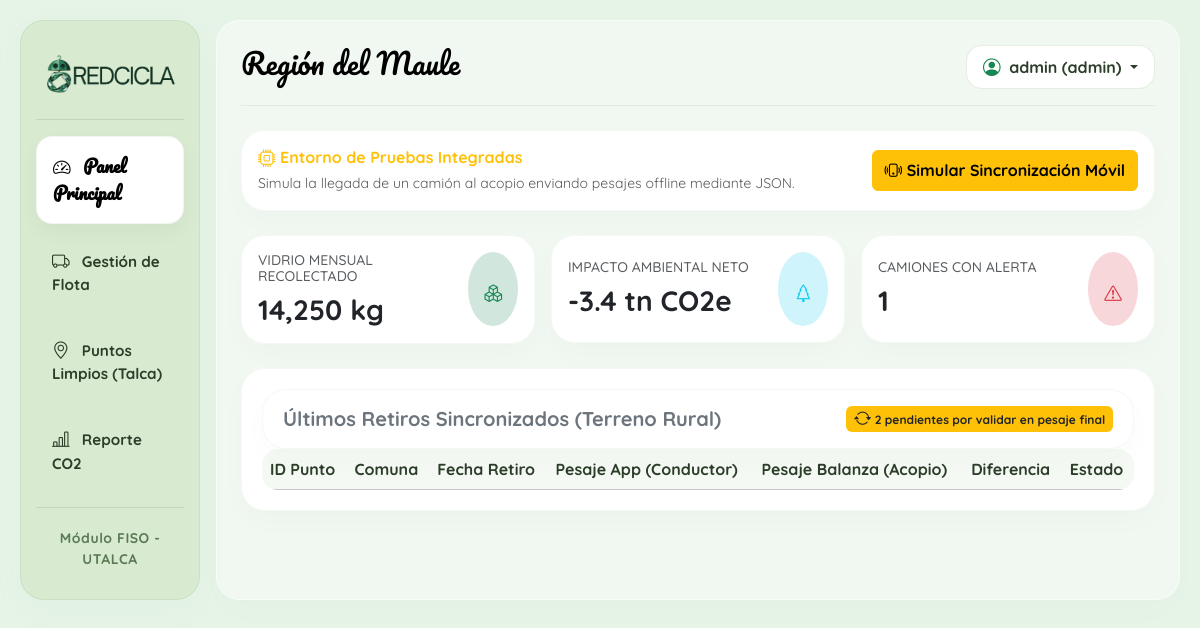
The page / (signed in) on the database as committed earlier.
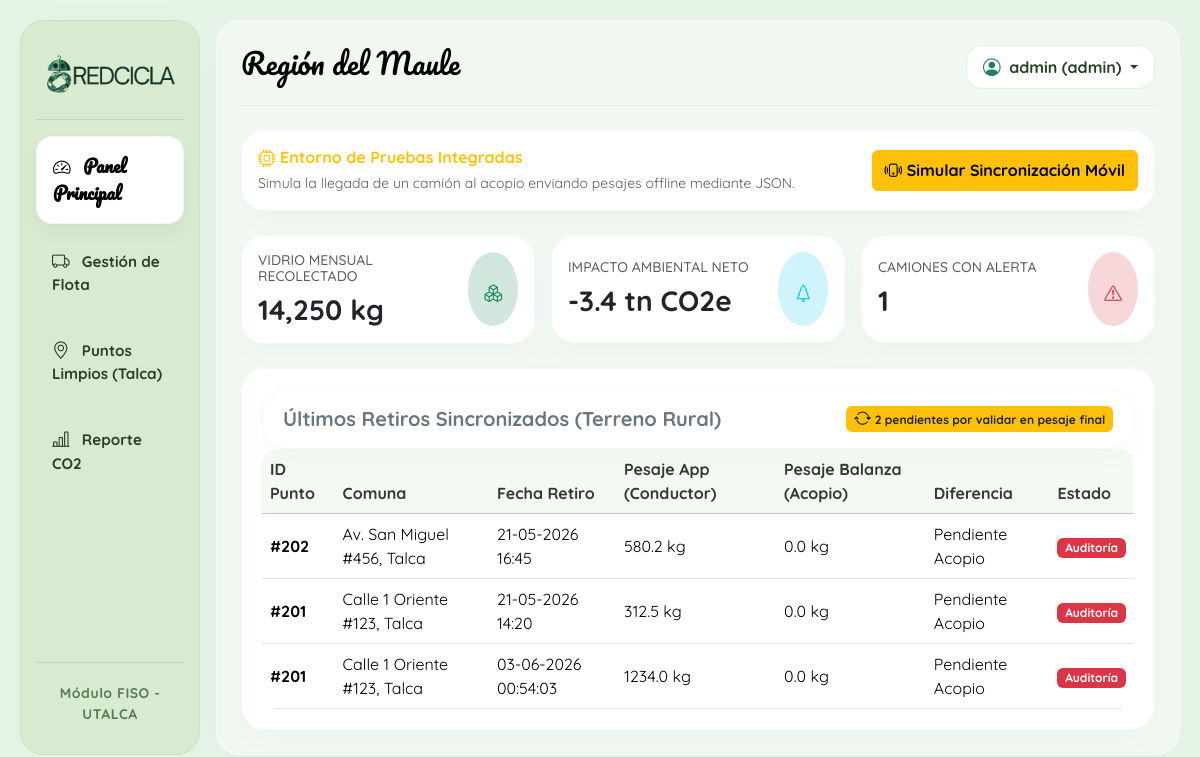
The same page on the database as committed later.
### tables this page shows
CREATE TABLE registros_retiro (
            id INTEGER PRIMARY KEY AUTOINCREMENT, ruta_activa_id INTEGER, punto_id INTEGER,
            fecha_hora TEXT NOT NULL, cantidad_retirada REAL, ruta_img_antes TEXT, ruta_img_despues TEXT,
            estado TEXT DEFAULT 'Pendiente',
            FOREIGN KEY(ruta_activa_id) REFERENCES rutas_activas(id), FOREIGN KEY(punto_id) REFERENCES puntos_reciclaje(id)
        );

CREATE TABLE puntos_reciclaje (
            id INTEGER PRIMARY KEY AUTOINCREMENT, ruta_id INTEGER, zona_id INTEGER, direccion TEXT,
            latitud REAL, longitud REAL, capacidad REAL DEFAULT 0.0, intervalo_recoleccion INTEGER, fecha_ultima_recoleccion TEXT, estado INTEGER,
            FOREIGN KEY(ruta_id) REFERENCES rutas(id), FOREIGN KEY(zona_id) REFERENCES zonas(id)
        );

### main.py (the view)
@app.route('/')
def dashboard():
    if 'usuario_nombre' not in session:
        return redirect(url_for('login'))
    try:
        conexion = sqlite3.connect(DB_PATH)
        cursor = conexion.cursor()
        cursor.execute('''
            SELECT r.punto_id, p.direccion, r.fecha_hora, r.cantidad_retirada, 0.0, r.estado
            FROM registros_retiro r
            JOIN puntos_reciclaje p ON r.punto_id = p.id
            ORDER BY r.id DESC
        ''')
        retiros_db = cursor.fetchall()
    except Exception as e:
        retiros_db = []
    finally:
        if 'conexion' in locals():
            conexion.close()
    return render_template('dashboard.html', retiros=retiros_db, nombre=session.get('usuario_nombre'), rol=session.get('usuario_rol'))

### templates/dashboard.html (shortened to what this page needs)
{% extends 'base.html' %}
{% block content %}
<div class="mb-4 p-3 bg-white rounded shadow-sm d-flex justify-content-between align-items-center border border-warning">
    <div>
        <h6 class="mb-1 text-warning fw-bold"><i class="bi bi-cpu"></i> Entorno de Pruebas Integradas</h6>
        <p class="mb-0 text-muted small">Simula la llegada de un camión al acopio enviando pesajes offline mediante JSON.</p>
    </div>
    <button onclick="simularEnvioCelular()" class="btn btn-warning fw-bold">
        <i class="bi bi-phone-vibrate"></i> Simular Sincronización Móvil
    </button>
</div>
<div class="row g-3 mb-4">
    <div class="col-md-4">
        <div class="card border-0 shadow-sm p-3 border-start border-4 border-success">
            <div class="d-flex justify-content-between align-items-center">
                <div>
                    <h6 class="text-muted text-uppercase small">Vidrio Mensual Recolectado</h6>
                    <h3 class="fw-bold text-dark mb-0">14,250 kg</h3>
                </div>
                <div class="bg-success-subtle p-3 rounded-circle text-success fs-3">
                    <i class="bi bi-boxes"></i>
                </div>
            </div>
        </div>
    </div>
    <div class="col-md-4">
        <div class="card border-0 shadow-sm p-3 border-start border-4 border-info">
            <div class="d-flex justify-content-between align-items-center">
                <div>
                    <h6 class="text-muted text-uppercase small">Impacto Ambiental Neto</h6>
                    <h3 class="fw-bold text-dark mb-0">-3.4 tn CO2e</h3>
                </div>
                <div class="bg-info-subtle p-3 rounded-circle text-info fs-3">
                    <i class="bi bi-tree"></i>
                </div>
            </div>
        </div>
    </div>
    <div class="col-md-4">
        <div class="card border-0 shadow-sm p-3 border-start border-4 border-danger">
            <div class="d-flex justify-content-between align-items-center">
                <div>
                    <h6 class="text-muted text-uppercase small">Camiones con Alerta</h6>
                    <h3 class="fw-bold text-dark mb-0">1</h3>
                </div>
                <div class="bg-danger-subtle p-3 rounded-circle text-danger fs-3">
                    <i class="bi bi-exclamation-triangle"></i>
                </div>
            </div>
        </div>
    </div>
</div>
<div class="card border-0 shadow-sm">
    <div class="card-header bg-white py-3 d-flex justify-content-between align-items-center">
        <h5 class="mb-0 text-secondary fw-bold">Últimos Retiros Sincronizados (Terreno Rural)</h5>
        <span class="badge bg-warning text-dark"><i class="bi bi-arrow-repeat"></i> 2 pendientes por validar en pesaje final</span>
    </div>
    <div class="table-responsive">
        <table class="table table-hover align-middle mb-0">
            <thead class="table-light">
                <tr>
                    <th>ID Punto</th>
                    <th>Comuna</th>
                    <th>Fecha Retiro</th>
                    <th>Pesaje App (Conductor)</th>
                    <th>Pesaje Balanza (Acopio)</th>
                    <th>Diferencia</th>
                    <th>Estado</th>
                </tr>
            </thead>
            <tbody>
                {% for r in retiros %}
                <tr>
                    <td><span class="fw-bold">#{{ r[0] }}</span></td>
                    <td>{{ r[1] }}</td>
                    <td>{{ r[2] }}</td>
                    <td>{{ r[3] }} kg</td>
                    <td>{{ r[4] }} kg</td>
                    <td>
                        {% if r[4] == 0 %}
                            Pendiente Acopio
                        {% else %}
                            {{ r[3] | float | round(2) }} kg
                        {% endif %}
                    </td>
                    <td>
                        {% if r[5] == 'Validado' %}
                            <span class="badge bg-success">Validado</span>
                        {% else %}
                            <span class="badge bg-danger">Auditoría</span>
                        {% endif %}
                    </td>
                </tr>
                {% endfor %}
            </tbody>
        </table>
    </div>
</div>
{% endblock %}

### templates/base.html (shortened to what this page needs)
<!DOCTYPE html>
<html lang="es">
<head>
    <link href="https://cdn.jsdelivr.net/npm/bootstrap@5.3.2/dist/css/bootstrap.min.css" rel="stylesheet">
    <link rel="stylesheet" href="https://cdn.jsdelivr.net/npm/bootstrap-icons@1.11.1/font/bootstrap-icons.css">
</head>
<body>
    <div class="container-fluid main-wrapper">
        <div class="row g-3">
            <div class="col-md-3 col-lg-2">
                <div class="sidebar d-flex flex-column h-100">
                    <div class="text-center my-2">
                        <img src="{{ url_for('static', filename='images/LOGO_TEXTO_BESIDE.png') }}"
                             alt="Logo RedCicla"
                             class="img-fluid px-2"
                             style="max-height: 52px; object-fit: contain;">
                    </div>
                    <hr style="opacity: 0.1; background-color: var(--color-primary-green);">
                    <ul class="nav nav-pills flex-column mb-auto gap-2">
                        <li>
                            <a href="/" class="nav-link p-3 {% if request.path == '/' %}nav-active{% endif %}">
                                <i class="bi bi-speedometer2 me-2"></i> Panel Principal
                            </a>
                        </li>
                        <li>
                            <a href="/flota" class="nav-link p-3 {% if request.path == '/flota' %}nav-active{% endif %}">
                                <i class="bi bi-truck me-2"></i> Gestión de Flota
                            </a>
                        </li>
                        <li>
                            <a href="/puntos" class="nav-link p-3 {% if request.path == '/puntos' %}nav-active{% endif %}">
                                <i class="bi bi-geo-alt me-2"></i> Puntos Limpios (Talca)
                            </a>
                        </li>
                        <li>
                            <a href="/reporte-co2" class="nav-link p-3 {% if request.path == '/reporte-co2' %}nav-active{% endif %}">
                                <i class="bi bi-bar-chart-line me-2"></i> Reporte CO2
                            </a>
                        </li>
                    </ul>
                    <hr style="opacity: 0.1; background-color: var(--color-primary-green);">
                    <div class="small text-center brand-footer py-1">Módulo FISO - UTALCA</div>
                </div>
            </div>
            <div class="col-md-9 col-lg-10">
                <div class="h-100 p-4" style="background-color: rgba(255, 255, 255, 0.4); border-radius: var(--ios-bubble-radius); border: 1px solid rgba(255,255,255,0.5); box-shadow: 0 15px 35px rgba(0,0,0,0.01);">
                    <div class="d-flex justify-content-between align-items-center mb-4 pb-3 border-bottom" style="border-color: rgba(121, 174, 111, 0.15) !important;">
                        <h2 class="section-title">Región del Maule</h2>
                        <div class="dropdown">
                            <button class="btn btn-profile dropdown-toggle fw-bold px-3 py-2" type="button" data-bs-toggle="dropdown">
                                <i class="bi bi-person-circle me-1 text-success"></i> {{ session.get('usuario_nombre') }} ({{ session.get('usuario_rol') }})
                            </button>
                        </div>
                    </div>
                    {% block content %}
                    {% endblock %}
                </div>
            </div>
        </div>
    </div>
</body>
</html>

### templates/base.html (style rules this page uses)
:root { --color-bg-light: #e6f4e8; --color-sidebar-combine: #d8ebd0; --color-primary-green: #79AE6F; --color-bubble-bg: #ffffff; --color-dark: #000000; --color-red: #b21c19; --ios-bubble-radius: 24px; --ios-pill-radius: 16px; }
body { font-family: 'Quicksand', sans-serif; background-color: var(--color-bg-light); min-height: 100vh; color: #1c1c1e; overflow-x: hidden; }
.main-wrapper { padding: 20px; min-height: 100vh; }
.sidebar { background-color: var(--color-sidebar-combine) !important; border-radius: var(--ios-bubble-radius); box-shadow: 0 8px 32px rgba(121, 174, 111, 0.05); border: 1px solid rgba(121, 174, 111, 0.15); padding: 25px 15px; }
.sidebar a { color: #2c3e29; text-decoration: none; font-weight: 700; font-size: 0.95rem; border-radius: var(--ios-pill-radius) !important; transition: all 0.25s cubic-bezier(0.4, 0, 0.2, 1); }
.nav-active { background-color: var(--color-bubble-bg) !important; color: var(--color-dark) !important; font-family: 'Pacifico', cursive; font-size: 1.1rem !important; box-shadow: 0 8px 20px rgba(0, 0, 0, 0.04); border: 1px solid rgba(121, 174, 111, 0.1); }
.brand-footer { font-weight: 700; color: #5a7a55; letter-spacing: 0.5px; }
.section-title { font-family: 'Pacifico', cursive; color: var(--color-dark); font-size: 1.8rem; }
.btn-profile { border: 1px solid rgba(121, 174, 111, 0.2) !important; color: #2c3e29 !important; background-color: var(--color-bubble-bg); border-radius: var(--ios-pill-radius); font-weight: 600; transition: all 0.2s ease; }
.card, .bg-white { background-color: var(--color-bubble-bg) !important; border-radius: var(--ios-bubble-radius) !important; border: 1px solid rgba(121, 174, 111, 0.08) !important; box-shadow: 0 10px 30px rgba(0, 0, 0, 0.02) !important; padding: 20px; animation: fadeInUp 0.4s cubic-bezier(0.16, 1, 0.3, 1) both; }
.bi { font-size: 1.1rem; vertical-align: -1px; }
.table-responsive { border-radius: var(--ios-pill-radius); overflow: hidden; }
.table { margin-bottom: 0; --bs-table-bg: var(--color-bubble-bg) !important; }
.table-light { --bs-table-bg: #f4f9f3 !important; --bs-table-color: #2c3e29 !important; }

Rows that differ between the two databases and show on the page:
added registros_retiro: punto "202", direccion "Av. San Miguel #456, Talca", fecha_hora "21-05-2026 16:45", cantidad_retirada "580.2", r "0.0", estado "Auditoría"
added registros_retiro: punto "201", direccion "Calle 1 Oriente #123, Talca", fecha_hora "21-05-2026 14:20", cantidad_retirada "312.5", r "0.0", estado "Auditoría"
added registros_retiro: punto "201", direccion "Calle 1 Oriente #123, Talca", fecha_hora "03-06-2026 00:54:03", cantidad_retirada "1234.0", r "0.0", estado "Auditoría"
